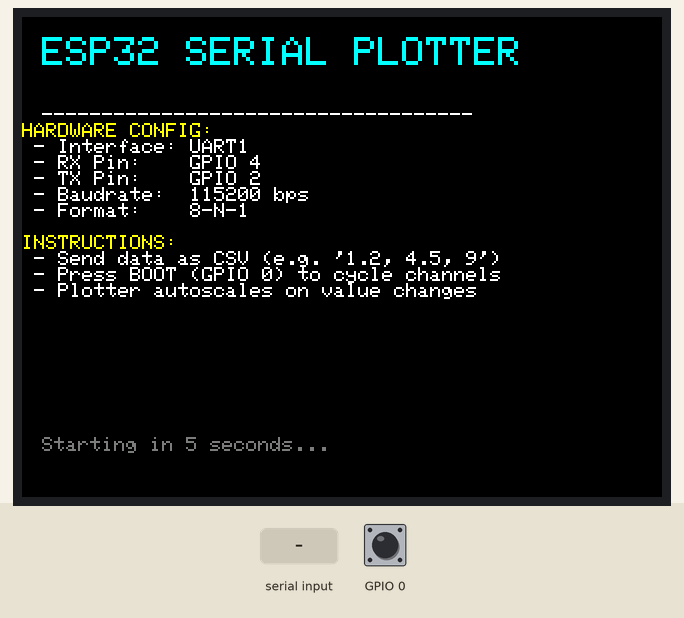
Simulated run of this sketch. Board: ESP32. Shown: 320×240 colour display. The test bench sets the inputs (shaded band); at power-on: GPIO 0 HIGH.

Above: at 6.5 s.
6.6 s: "1\n" received over the second serial link
At 7.1 s:
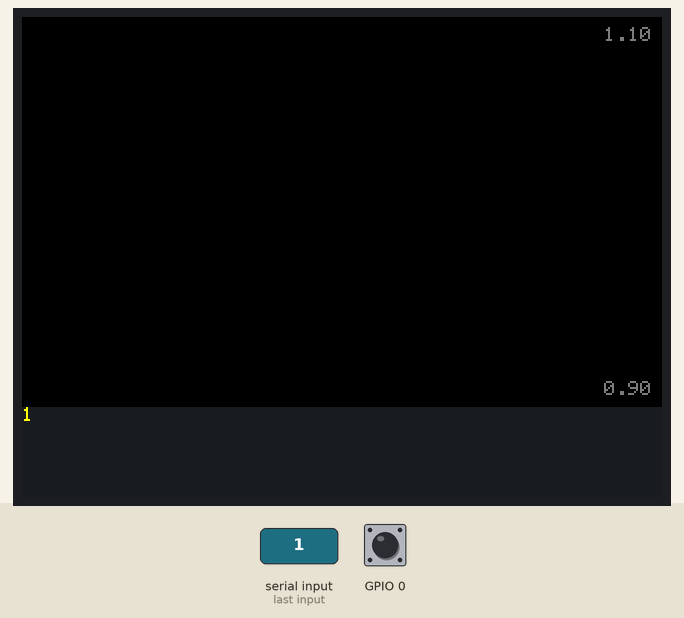
8.3 s: GPIO 0 pulled LOW for 0.15 s
At 9.5 s:
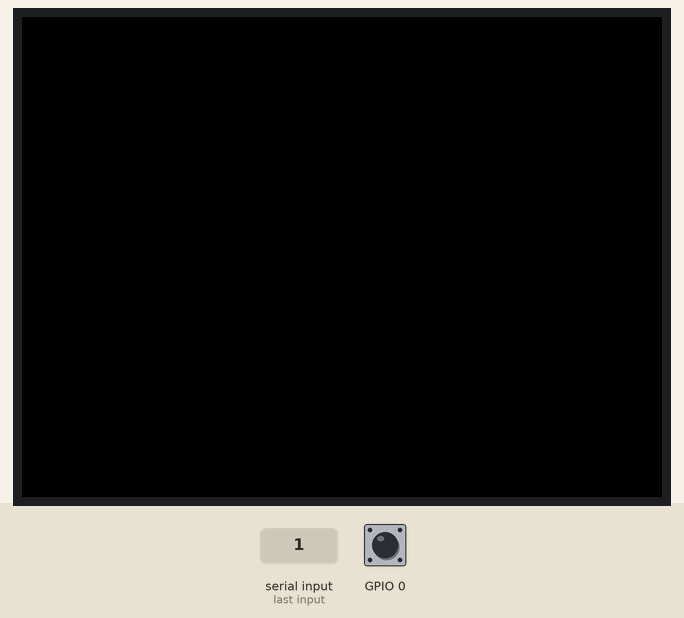
9.9 s: "0\n" received over the second serial link
At 10.8 s:
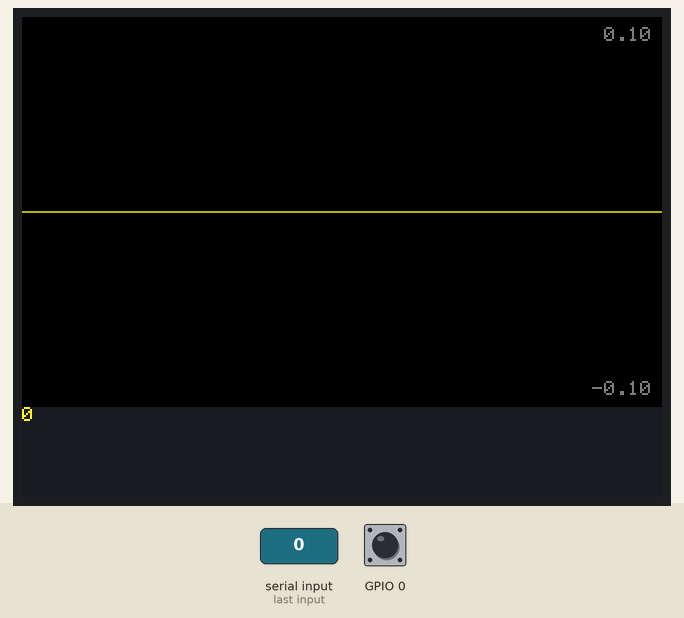
11.6 s: GPIO 0 pulled LOW for 1 s
At 12.0 s:
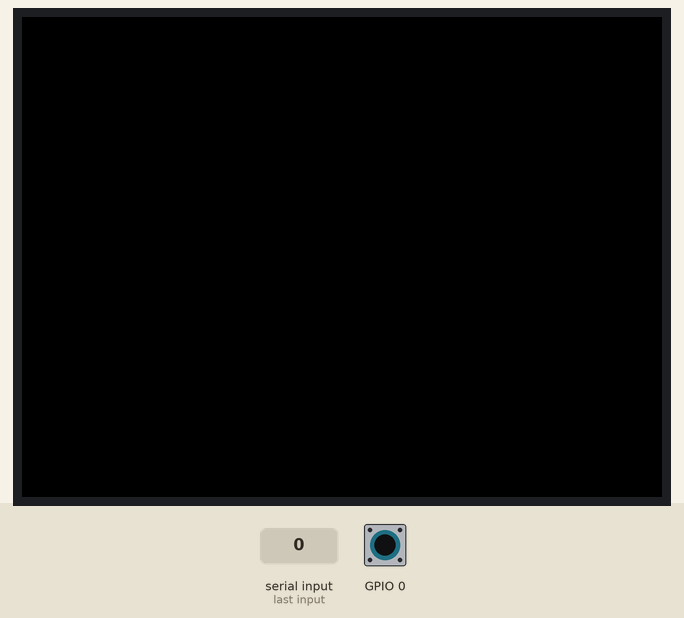
Timing chart, 0 to 14.6 s (numbered marks = the images above; inputs shaded):
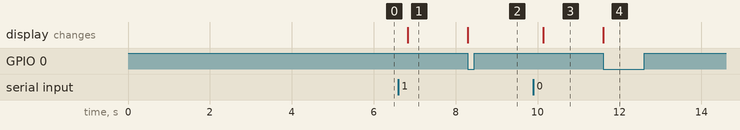

Measured:
- after the input at 6.6 s, the display: changes after 0.23 s (image 1)
- after the input at 8.3 s, the display: changes at once (image 2)
- after the input at 9.9 s, the display: changes after 0.23 s (image 3)
- after the input at 11.6 s, the display: changes at once (image 4)

The sketch:

no_sprite_07_tiled.ino
```cpp
#define LGFX_USE_V1
#include <LovyanGFX.hpp>
#include <vector>
#include <new>

// Define UART1 Pins
#define RX1_PIN 4
#define TX1_PIN 2
#define BAUD_RATE 115200

// Structure to hold parsed data details
struct DataField {
    String label;
    float value;
    String unit;
    String rawSegment; // Store the original text segment for highlighting
};

class LGFX : public lgfx::LGFX_Device {
    lgfx::Panel_ILI9341 _panel_instance;
    lgfx::Bus_SPI        _bus_instance;

public:
    LGFX(void) {
        auto cfg = _bus_instance.config();
        cfg.spi_host = VSPI_HOST;
        cfg.spi_mode = 0;
        cfg.freq_write = 80000000;
        cfg.freq_read  = 16000000;
        cfg.pin_sclk = 18;
        cfg.pin_mosi = 23;
        cfg.pin_miso = -1;
        cfg.pin_dc   = 16;
        _bus_instance.config(cfg);
        _panel_instance.setBus(&_bus_instance);

        auto panel_cfg = _panel_instance.config();
        panel_cfg.pin_cs           = 5;
        panel_cfg.pin_rst          = 17;
        panel_cfg.pin_busy         = -1;
        panel_cfg.panel_width      = 240;
        panel_cfg.panel_height     = 320;
        panel_cfg.offset_x         = 0;
        panel_cfg.offset_y         = 0;
        panel_cfg.offset_rotation  = 0;
        panel_cfg.readable         = true;
        panel_cfg.invert           = false;
        panel_cfg.rgb_order        = false;
        panel_cfg.bus_shared       = true;

        _panel_instance.config(panel_cfg);
        setPanel(&_panel_instance);
    }
};

LGFX tft;
LGFX_Sprite footer(&tft);

const int SCREEN_W = 320;
const int SCREEN_H = 240;
const int FOOTER_H = 45;
const int PLOT_H = SCREEN_H - FOOTER_H;

#define TILE_SHIFT 4
#define TILE_SIZE (1 << TILE_SHIFT)

class Tile {
public:
    uint16_t x0, y0, w, h;
    uint8_t* buf;
    bool dirty_curr;
    bool dirty_prev;

    Tile() : x0(0), y0(0), w(0), h(0), buf(nullptr), dirty_curr(false), dirty_prev(false) {}

    void init(uint16_t _x0, uint16_t _y0, uint16_t _w, uint16_t _h) {
        x0 = _x0; y0 = _y0; w = _w; h = _h;
        size_t n = (size_t)w * (size_t)h;
        if (buf) heap_caps_free(buf);
        buf = (uint8_t*) heap_caps_malloc(n, MALLOC_CAP_DMA | MALLOC_CAP_8BIT);
        if (!buf) buf = (uint8_t*) malloc(n);
        dirty_curr = true;
        dirty_prev = true;
        if (buf) memset(buf, 0, n);
    }

    void prepareFrame() {
        dirty_prev = dirty_curr;
        dirty_curr = false;
    }

    void clear(uint8_t color = 0) {
        if (buf) {
            memset(buf, color, (size_t)w * h);
            dirty_curr = true;
        }
    }
};

class TileManager {
public:
    Tile* tiles;
    uint16_t screen_w, screen_h, tile_size;
    uint16_t cols, rows;

    TileManager() : tiles(nullptr) {}

    void init(uint16_t sw, uint16_t sh, uint16_t tsize) {
        screen_w = sw; screen_h = sh; tile_size = tsize;
        cols = (screen_w + tile_size - 1) / tile_size;
        rows = (screen_h + tile_size - 1) / tile_size;
        tiles = (Tile*)malloc(sizeof(Tile) * cols * rows);
        for (uint16_t r = 0; r < rows; ++r) {
            for (uint16_t c = 0; c < cols; ++c) {
                uint16_t x0 = c * tile_size;
                uint16_t y0 = r * tile_size;
                uint16_t tw = (x0 + tile_size <= screen_w) ? tile_size : (screen_w - x0);
                uint16_t th = (y0 + tile_size <= screen_h) ? tile_size : (screen_h - y0);
                new (&tiles[r * cols + c]) Tile();
                tiles[r * cols + c].init(x0, y0, tw, th);
            }
        }
    }

    Tile* tileAtIdx(uint16_t tx, uint16_t ty) {
        if (tx >= cols || ty >= rows) return nullptr;
        return &tiles[ty * cols + tx];
    }

    void writePixelGlobal(int16_t x, int16_t y, uint8_t color) {
        if (x < 0 || y < 0 || x >= (int)screen_w || y >= (int)screen_h) return;
    #ifdef TILE_SHIFT
        uint16_t tx = (uint16_t)(x >> TILE_SHIFT);
        uint16_t ty = (uint16_t)(y >> TILE_SHIFT);
        uint16_t lx = (uint16_t)(x & (tile_size - 1));
        uint16_t ly = (uint16_t)(y & (tile_size - 1));
    #else
        uint16_t tx = (uint16_t)(x / tile_size);
        uint16_t ty = (uint16_t)(y / tile_size);
        uint16_t lx = (uint16_t)(x - tx * tile_size);
        uint16_t ly = (uint16_t)(y - ty * tile_size);
    #endif
        Tile* t = tileAtIdx(tx, ty);
        if (!t || !t->buf) return;
        t->buf[(size_t)ly * (size_t)t->w + (size_t)lx] = color;
        t->dirty_curr = true;
    }

    void drawLine(int x0, int y0, int x1, int y1, uint8_t color) {
        if ((x0 < 0 && x1 < 0) || (x0 >= (int)screen_w && x1 >= (int)screen_w) ||
            (y0 < 0 && y1 < 0) || (y0 >= (int)screen_h && y1 >= (int)screen_h)) return;

        int dx = abs(x1 - x0), sx = x0 < x1 ? 1 : -1;
        int dy = -abs(y1 - y0), sy = y0 < y1 ? 1 : -1;
        int err = dx + dy, e2;

        while (true) {
            writePixelGlobal(x0, y0, color);
            if (x0 == x1 && y0 == y1) break;
            e2 = 2 * err;
            if (e2 >= dy) { err += dy; x0 += sx; }
            if (e2 <= dx) { err += dx; y0 += sy; }
        }
    }

    void startFrame() {
        uint32_t count = (uint32_t)cols * rows;
        for (uint32_t i = 0; i < count; ++i) tiles[i].prepareFrame();
    }

    void flush(lgfx::LGFX_Device &dev) {
        dev.startWrite();
        uint32_t total = (uint32_t)cols * rows;
        for (uint32_t i = 0; i < total; ++i) {
            Tile &t = tiles[i];
            if (t.dirty_curr || t.dirty_prev) {
                dev.pushImage(t.x0, t.y0, t.w, t.h, t.buf, lgfx::grayscale_8bit);
            }
        }
    }

    void clear(uint8_t color = 0) {
        uint32_t total = (uint32_t)cols * rows;
        for (uint32_t i = 0; i < total; ++i) {
            tiles[i].clear(color);
        }
    }

    void drawFastVLine(int16_t x, int16_t y, int16_t h, uint8_t color) {
        for (int16_t i = 0; i < h; ++i) {
            writePixelGlobal(x, y + i, color);
        }
    }
};

static TileManager& get_canvas() {
    static TileManager tm;
    return tm;
}

#define C_BLACK 0
#define C_WHITE 255
#define C_GREEN 180
#define C_CYAN  220

// Data handling
std::vector<float> dataPoints;
std::vector<DataField> currentFields;
String globalRawLine = "";
int xPos = 0;
int lastY = -1;
int selectedField = 0;

// Auto-scale tracking
float lastMinV = 0;
float lastMaxV = 0;

float fmap(float x, float in_min, float in_max, float out_min, float out_max) {
    if (in_max == in_min) return out_min + (out_max - out_min) / 2.0;
    return (x - in_min) * (out_max - out_min) / (in_max - in_min) + out_min;
}

std::vector<DataField> parseSerialLine(String line) {
    std::vector<DataField> fields;
    globalRawLine = line;

    String processingLine = line;
    if (processingLine.indexOf("RX1:") >= 0) {
        processingLine = processingLine.substring(processingLine.indexOf("RX1:") + 4);
    }
    processingLine.trim();

    int start = 0;
    while (start < processingLine.length()) {
        int commaPos = processingLine.indexOf(',', start);
        String pair = (commaPos == -1) ? processingLine.substring(start) : processingLine.substring(start, commaPos);

        DataField df;
        df.rawSegment = pair;
        pair.trim();

        if (pair.length() > 0) {
            int colonPos = pair.indexOf(':');
            if (colonPos != -1) {
                df.label = pair.substring(0, colonPos);
                df.label.trim();
                String valPart = pair.substring(colonPos + 1);
                valPart.trim();
                char* endPtr;
                df.value = strtof(valPart.c_str(), &endPtr);
                df.unit = String(endPtr);
                df.unit.trim();
            } else {
                char* endPtr;
                df.value = strtof(pair.c_str(), &endPtr);
                df.label = "CH" + String(fields.size());
                df.unit = String(endPtr);
                df.unit.trim();
            }
            fields.push_back(df);
        }

        if (commaPos == -1) break;
        start = commaPos + 1;
    }
    return fields;
}

void drawYScale(float minV, float maxV) {
    tft.setTextColor(TFT_DARKGREY,TFT_BLACK);
    tft.setTextSize(1);
    tft.setTextDatum(top_right);
    tft.drawString(String(maxV, 2), SCREEN_W - 5, 5);
    tft.setTextDatum(bottom_right);
    tft.drawString(String(minV, 2), SCREEN_W - 5, PLOT_H - 5);

    // Draw subtle horizontal guides at the scale points
    //tft.drawFastHLine(SCREEN_W - 30, 5, 30, tft.color565(40, 40, 40));
    //tft.drawFastHLine(SCREEN_W - 30, PLOT_H - 5, 30, tft.color565(40, 40, 40));
}

#include <cmath> // Required for isnan()

void updatePlotter() {
    if (currentFields.empty() || selectedField >= currentFields.size()) return;

    float val = currentFields[selectedField].value;
    dataPoints[xPos] = val;

    // 1. Robust Min/Max calculation (Excluding NaN)
    float minV = 3.4028235E38; // FLT_MAX
    float maxV = -3.4028235E38; // FLT_MIN
    bool hasValidData = false;

    for (float v : dataPoints) {
        if (!std::isnan(v)) {
            if (v < minV) minV = v;
            if (v > maxV) maxV = v;
            hasValidData = true;
        }
    }

    // Default range if all data is NaN or constant
    if (!hasValidData) { minV = 0.0; maxV = 1.0; }
    float range = maxV - minV;
    if (range < 0.0001) range = 1.0;

    // Add 10% padding
    float padMin = minV - (range * 0.1);
    float padMax = maxV + (range * 0.1);

    // 2. Hysteresis to prevent constant rescale flicker
    bool scaleChanged = (abs(padMin - lastMinV) > (range * 0.1) || abs(padMax - lastMaxV) > (range * 0.1));

    TileManager &canvas = get_canvas();
    canvas.startFrame();

    if (scaleChanged) {
        // Redraw entire background and plot
        canvas.clear(C_BLACK);
        int prevY = -1;
        for (int i = 0; i < SCREEN_W; i++) {
            if (std::isnan(dataPoints[i])) {
                prevY = -1; // Break the line on NaN
                continue;
            }
            int drawY = (int)fmap(dataPoints[i], padMin, padMax, PLOT_H - 10, 10);
            if (prevY != -1) {
                canvas.drawLine(i - 1, prevY, i, drawY, C_GREEN);
            }
            prevY = drawY;
            if (i == xPos) lastY = drawY;
        }
        lastMinV = padMin;
        lastMaxV = padMax;
    } else {
        // 3. Optimized "Sweeping" Update
        // Clear a vertical sliver ahead of the current point (the "cursor")
        int nextX = (xPos + 1) % SCREEN_W;
        canvas.drawFastVLine(nextX, 0, PLOT_H, C_BLACK);
        canvas.drawFastVLine((xPos + 2) % SCREEN_W, 0, PLOT_H, C_BLACK); // Buffer gap

        // Draw cyan "cursor" line to show current position
        canvas.drawFastVLine((xPos + 3) % SCREEN_W, 0, PLOT_H, C_CYAN);

        if (!std::isnan(val)) {
            int y = (int)fmap(val, padMin, padMax, PLOT_H - 10, 10);
            // Only draw line if previous point wasn't NaN and we aren't wrapping around
            if (xPos > 0 && lastY != -1) {
                canvas.drawLine(xPos - 1, lastY, xPos, y, C_GREEN);
            } else {
                canvas.writePixelGlobal(xPos, y, C_GREEN);
            }
            lastY = y;
        } else {
            lastY = -1; // Signal that the line is broken
        }
    }

    canvas.flush(tft);

    // Draw Y Scale on top of the tiles
    if (scaleChanged || xPos % 50 == 0) {
        drawYScale(padMin, padMax);
    }
    tft.endWrite();


    // UPDATE FOOTER

        footer.fillSprite(tft.color565(30, 30, 35));

    // Row 1: Label and Value (Top Left)
    DataField selected = currentFields[selectedField];
    footer.setTextSize(1);
    //footer.setTextColor(TFT_CYAN);
    //footer.setCursor(5, 4);
    //footer.print(selected.label + ": ");

    //footer.setTextColor(TFT_WHITE);
    //footer.print(String(selected.value, 4) + " " + selected.unit);

    // Row 2: Raw Line with Highlight
    int rawY = 0;
    footer.setCursor(0, rawY);
    footer.setTextColor(TFT_DARKGREY);

    // Split the raw line into segments and print, highlighting the selected one
    if (globalRawLine.indexOf("RX1:") >= 0) {
        footer.setTextColor(TFT_DARKGREY);
        footer.print("RX1: ");
    }

    for (int i = 0; i < currentFields.size(); i++) {
        if (i == selectedField) {
            footer.setTextColor(TFT_YELLOW);
            footer.print(currentFields[i].rawSegment);
        } else {
            footer.setTextColor(TFT_LIGHTGREY);
            footer.print(currentFields[i].rawSegment);
        }

        if (i < currentFields.size() - 1) {
            footer.setTextColor(TFT_DARKGREY);
            footer.print(",");
        }
    }

    footer.pushSprite(0, PLOT_H);
    xPos = (xPos + 1) % SCREEN_W;
}
void showWelcomeScreen() {
    tft.fillScreen(TFT_BLACK);
    tft.setTextColor(TFT_CYAN);
    tft.setTextSize(2);
    tft.setCursor(10, 10);
    tft.println("ESP32 SERIAL PLOTTER");

    tft.setTextSize(1);
    tft.setTextColor(TFT_WHITE);
    tft.setCursor(10, 45);
    tft.println("------------------------------------");

    tft.setTextColor(TFT_YELLOW);
    tft.println("HARDWARE CONFIG:");
    tft.setTextColor(TFT_WHITE);
    tft.printf(" - Interface: UART1\n");
    tft.printf(" - RX Pin:    GPIO %d\n", RX1_PIN);
    tft.printf(" - TX Pin:    GPIO %d\n", TX1_PIN);
    tft.printf(" - Baudrate:  %d bps\n", BAUD_RATE);
    tft.printf(" - Format:    8-N-1\n\n");

    tft.setTextColor(TFT_YELLOW);
    tft.println("INSTRUCTIONS:");
    tft.setTextColor(TFT_WHITE);
    tft.println(" - Send data as CSV (e.g. '1.2, 4.5, 9')");
    tft.println(" - Press BOOT (GPIO 0) to cycle channels");
    tft.println(" - Plotter autoscales on value changes");

    tft.setCursor(10, 210);
    tft.setTextColor(TFT_DARKGREY);
    tft.println("Starting in 5 seconds...");

    delay(5000);
    //tft.fillScreen(TFT_BLACK); leave the info until we get data
}

void setup() {
    Serial.begin(115200);
    Serial1.begin(BAUD_RATE, SERIAL_8N1, RX1_PIN, TX1_PIN);
    pinMode(0, INPUT_PULLUP);

    tft.init();
    tft.setRotation(1);
    tft.fillScreen(TFT_BLACK);
    showWelcomeScreen();

    get_canvas().init(SCREEN_W, PLOT_H, TILE_SIZE);

    footer.createSprite(SCREEN_W, FOOTER_H);
    dataPoints.assign(SCREEN_W, NAN);
}

void loop() {
    if (digitalRead(0) == LOW) {
        if (!currentFields.empty()) {
            selectedField = (selectedField + 1) % currentFields.size();
            tft.fillScreen(TFT_BLACK);
            get_canvas().clear(C_BLACK);
            dataPoints.assign(SCREEN_W, 0.0f);
            xPos = 0;
            lastY = -1;
            lastMinV = 0;
            lastMaxV = 0;
        }
        delay(300);
    }

    if (Serial1.available()) {
        String input = Serial1.readStringUntil('\n');
        input.trim();
        if (input.length() > 0) {
            std::vector<DataField> fields = parseSerialLine(input);
            if (!fields.empty()) {
                currentFields = fields;
                if (selectedField >= currentFields.size()) selectedField = 0;
                updatePlotter();
            }
        }
    }
}
```
